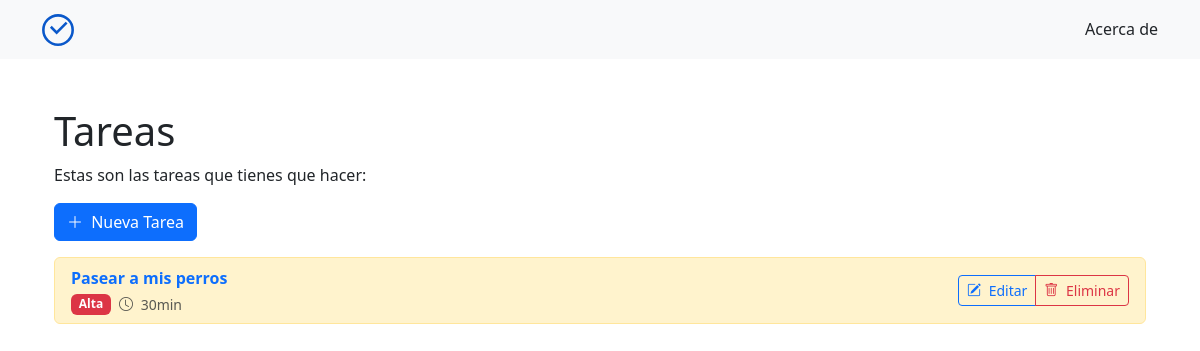
Before: / with the older database file.
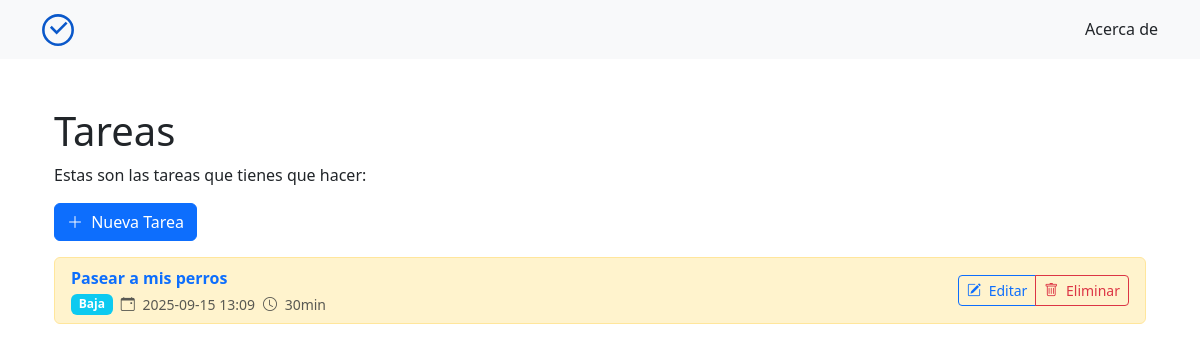
After: the same page with the newer database file.
### tables this page shows
CREATE TABLE tareas (
            id INTEGER PRIMARY KEY AUTOINCREMENT,
            nombre TEXT NOT NULL,
            fecha_creacion TEXT NOT NULL DEFAULT (datetime('now','localtime')),
            fecha_limite TEXT,
            prioridad TEXT DEFAULT 'media',
            estado TEXT NOT NULL DEFAULT 'pendiente',
            tiempo_estimado INTEGER,
            completado_en TEXT,
            id_categoria INTEGER NOT NULL,
            fecha_actualizacion TEXT NOT NULL DEFAULT (datetime('now','localtime')),
            FOREIGN KEY (id_categoria) REFERENCES categorias(id)
                ON UPDATE CASCADE
                ON DELETE RESTRICT
        );

### app.py (the view)
@app.route("/")
def index():
    registros = Tarea.get_all()
    return render_template("index.html", tareas=registros)

### database.py (called while the page is built)
def connect_db():
    conn = sqlite3.connect(DATABASE_NAME) # Conecta a la base de datos
    conn.row_factory = sqlite3.Row  # Devuelve filas tipo Row: acceso por índice y por llave
    conn.execute("PRAGMA foreign_keys = ON") # Activa el modo de clave foránea
    return conn

def query_all(sql, params=None):
    conn = connect_db()
    rows = conn.execute(sql, params or ()).fetchall()
    conn.close()
    return rows

### models/tarea.py (called while the page is built)
    @staticmethod
    def get_all():
        return query_all(
            """SELECT id, nombre, fecha_creacion, fecha_limite, prioridad, estado, tiempo_estimado,
                      completado_en, id_categoria, fecha_actualizacion
               FROM tareas ORDER BY id"""
        )

### templates/index.html (shortened to what this page needs)
{% extends "layout.html" %}
{% block content %}
<section class="container mt-4" id="tareas">
  <header>
    <h1>Tareas</h1>
    <p>Estas son las tareas que tienes que hacer:</p>
  </header>
  <a href="/crear" class="btn btn-primary mb-3" title="Crear Nueva Tarea">
    <i class="bi bi-plus-lg me-1"></i>
    Nueva Tarea
  </a>
  {% if tareas %}
  <div class="list-group">
    {% for tarea in tareas %}
    {% set is_done = tarea.estado == 'completada' %}
    <div class="list-group-item d-flex justify-content-between align-items-center {{ 'list-group-item-success' if is_done else 'list-group-item-warning' }}">
      <div class="d-flex flex-column">
        <a href="/tarea/{{ tarea.id }}" class="text-decoration-none">
          <span class="fw-semibold">{{ tarea.nombre }}</span>
        </a>
        <div class="d-flex gap-2 mt-1">
          <span class="badge badge-sm
            {% if tarea.prioridad == 'alta' %}bg-danger
            {% elif tarea.prioridad == 'media' %}bg-warning
            {% else %}bg-info{% endif %}">
            {{ tarea.prioridad|title }}
          </span>
          {% if tarea.fecha_limite %}
          <small class="text-muted">
            <i class="bi bi-calendar-event me-1"></i>
            {% if 'T' in tarea.fecha_limite %}
              {{ tarea.fecha_limite.replace('T', ' ') }}
            {% else %}
              {{ tarea.fecha_limite }}
            {% endif %}
          </small>
          {% endif %}
          {% if tarea.tiempo_estimado %}
          <small class="text-muted">
            <i class="bi bi-clock me-1"></i>
            {{ tarea.tiempo_estimado }}min
          </small>
          {% endif %}
        </div>
      </div>
      <div class="btn-group" role="group">
        <a href="/editar/{{ tarea.id }}" class="btn btn-sm btn-outline-primary">
          <i class="bi bi-pencil-square me-1"></i>
          Editar
        </a>
        <a href="/eliminar/{{ tarea.id }}" class="btn btn-sm btn-outline-danger delete-tarea" data-id="{{ tarea.id }}">
          <i class="bi bi-trash me-1"></i>
          Eliminar
        </a>
      </div>
    </div>
    {% endfor %}
  </div>
  {% else %}
  <div class="alert alert-warning">
    No hay tareas pendientes. ¡Agrega una nueva tarea!
  </div>
  {% endif %}
</section>
{% endblock %}

### templates/layout.html (shortened to what this page needs)
<!DOCTYPE html>
<html lang="en">
  <head>
    <link href="https://cdn.jsdelivr.net/npm/bootstrap@5.3.8/dist/css/bootstrap.min.css" rel="stylesheet">
    <link rel="stylesheet" href="https://cdn.jsdelivr.net/npm/bootstrap-icons@1.11.3/font/bootstrap-icons.min.css">
  </head>
  <body>
    <nav class="navbar navbar-expand-lg navbar-light bg-light">
      <div class="container">
        <a href="/" class="navbar-brand" title="Ir a la página de inicio">
          <img src="/static/rutina.py-logo.svg" alt="Logo Rutina.py" width="32" height="32">
        </a>
        <a href="/acerca" class="nav-link" title="Conoce más sobre Rutina.py">Acerca de</a>
      </div>
    </nav>
    <br>
    <main class="container">
      {% block content %}
      {% endblock %}
    </main>
  </body>
</html>

Changed rows visible on the page:
changed tareas "Pasear a mis perros": prioridad "Alta" → "Baja"; fecha_limite empty → "2025-09-15T13:09" (drawn); fecha_limite.replace (not shown) → "2025-09-15 13:09"
